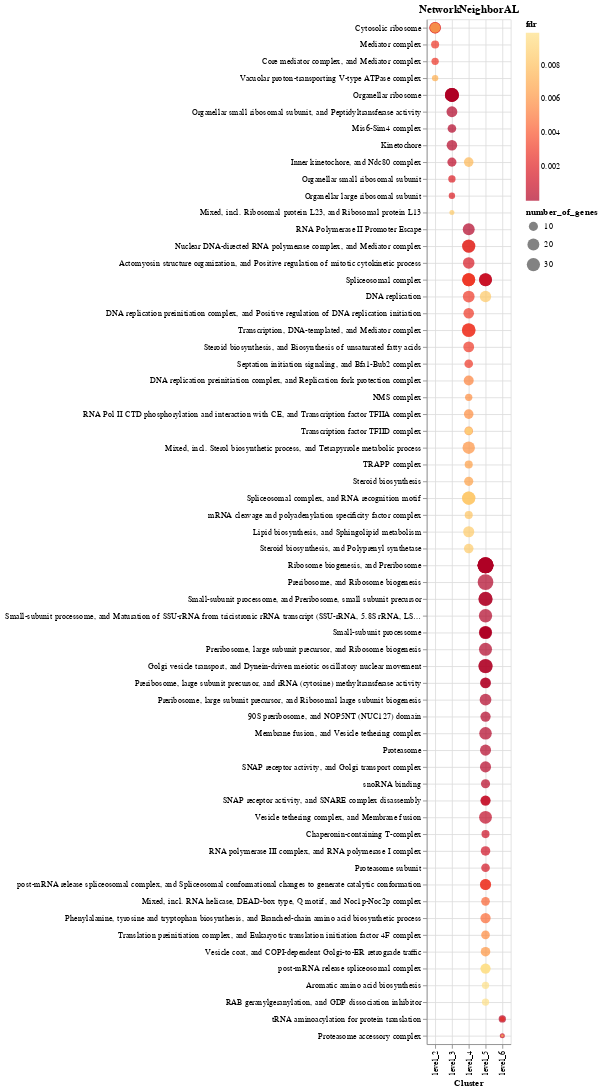

Notebook code for this chart:
### Code cell
concated_string_enrichment_plot = []
for category, category_df in filtered_string_enrichment.groupby("category", sort=False):
    chart = alt.Chart(category_df).mark_circle().encode(
        x=alt.X("Cluster:N", axis=alt.Axis(grid=True), sort=["level_0", "level_1", "level_2", "level_3", "level_4", "level_5", "level_6"]),
        y=alt.Y(
                    "description:N",
                    axis=alt.Axis(grid=True, labelLimit=500, title=""),
                    sort=alt.EncodingSortField(
                        field="Cluster", order="ascending"),
                ),
        color=alt.Color("fdr:Q").scale(
                    scheme="yelloworangered", reverse=True),
        tooltip=category_df.columns.tolist(),
        size=alt.Size("number_of_genes", scale=alt.Scale(type="log")),
        ).properties(
            title=category
        )
    concated_string_enrichment_plot.append(chart)
alt.hconcat(*concated_string_enrichment_plot).resolve_scale(color="independent", size="independent")#.save("../results/string_enrichment_plot.html")
